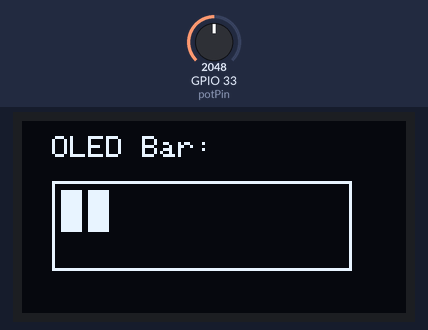
Bench run of a sketch on a simulated ESP32. On the bench: 128×64 one-colour display. The inputs (shaded band) are chosen by the test bench; at power-on: GPIO 33 (potPin) = 2048. What the sketch prints to the serial monitor is not drawn.

Above: at 1.2 s.
1.3 s: GPIO 33 (potPin) set to 2866
At 2.0 s:
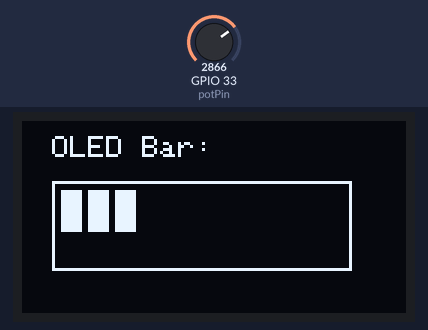
2.8 s: GPIO 33 (potPin) set to 3603
At 3.5 s:
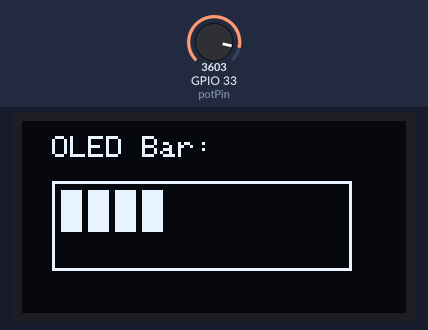
4.3 s: GPIO 33 (potPin) set to 4095
At 4.9 s:
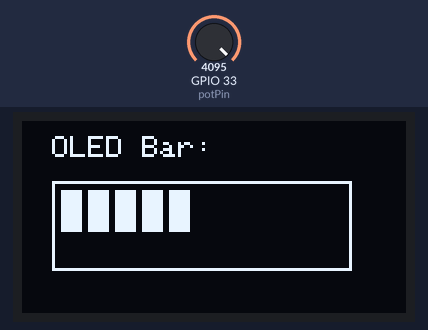
Timing chart, 0 to 7.3 s (numbered marks = the images above; inputs shaded):
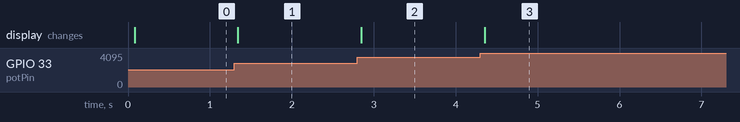

The sketch:

A_oled_display.ino
```cpp
#include <Wire.h>
#include <Adafruit_GFX.h>
#include <Adafruit_SSD1306.h>

constexpr uint8_t SCREEN_WIDTH = 128;
constexpr uint8_t SCREEN_HEIGHT = 64;
constexpr uint8_t potPin = 33;

Adafruit_SSD1306 oled(SCREEN_WIDTH, SCREEN_HEIGHT, &Wire, -1);

void setup() {
  Serial.begin(115200);
  Serial.println("starting...");
  if(!oled.begin(SSD1306_SWITCHCAPVCC, 0X3C)) {
    Serial.println("OLED not found");
    while(true);
  }

  oled.clearDisplay();
  oled.setTextSize(1);
  oled.setTextColor(SSD1306_WHITE);
  oled.setCursor(10,5);
  oled.println("OLED Bar: ");
  oled.drawRect(10, 20, 100, 30, SSD1306_WHITE);
  // oled.fillRect(12, 22, 96, 26, SSD1306_WHITE);

  oled.display();
}
void loop() {
    int potValue = analogRead(potPin);

    int level = map(potValue, 0, 4095, 0, 5);

    oled.fillRect(13, 23, 43, 14, SSD1306_BLACK);

    for(int i = 0; i < level; i++) {
        oled.fillRect(
            13 + i * 9,
            23,
            7,
            14,
            SSD1306_WHITE
        );
    }

    oled.display();
    delay(100);
}
```

Measured:
- after the input at 1.3 s, the display: changes at once (image 1)
- after the input at 2.8 s, the display: changes after 0.05 s (image 2)
- after the input at 4.3 s, the display: changes after 0.06 s (image 3)
